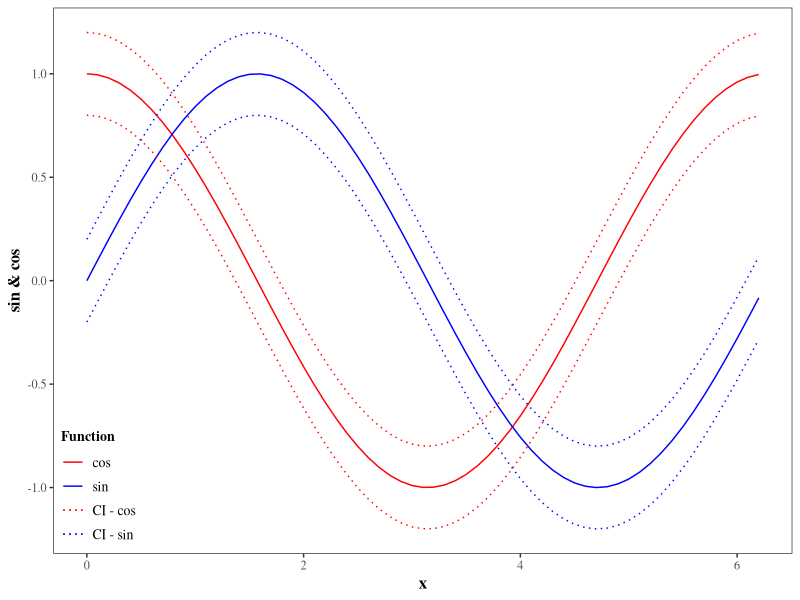
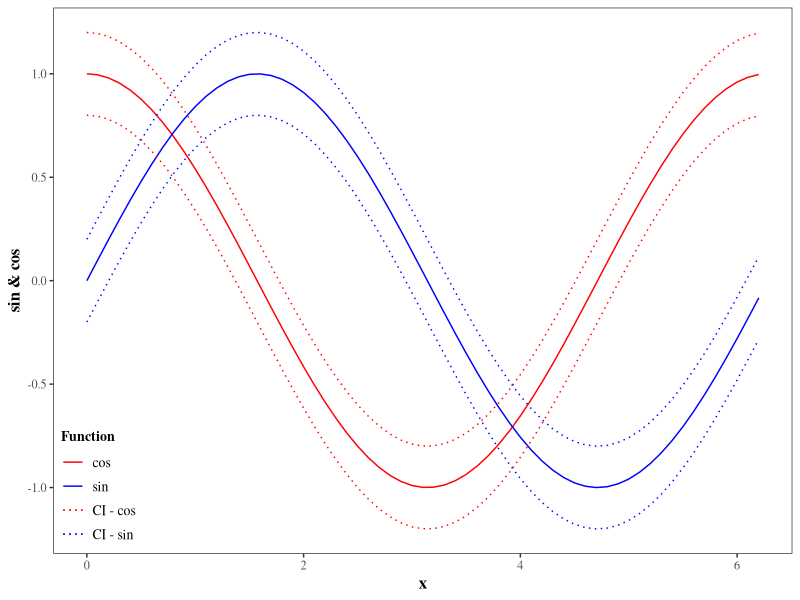

Reproduce these figures in R, in order.
###############################################################################
# ggplot2: confidence lines and set line types manually;
# Also forces representation of CI lines in legend.
###############################################################################

# install.packages("ggplot2")
library(ggplot2)

# =============================================================================
# Create fake data
# =============================================================================
x <- seq(from=0, to=2*pi, by=0.1)
my.data <- data.frame(x        = rep(x,2),
                      sin.cos  = c(sin(x),cos(x)),
                      lowerCI  = c(sin(x),cos(x)) - 0.2,
                      upperCI  = c(sin(x),cos(x)) + 0.2,
                      Function = rep(c("sin","cos"), each=63))

# =============================================================================
# Plot
# =============================================================================
my_plot <- 
  ggplot(my.data, 
         aes(x = x, 
             y = sin.cos)) +
  # add the sin.cos lines
  geom_line(aes(colour = Function)) +
  # add "confidence" lines
  geom_line(aes(y = lowerCI, 
                colour = paste0('CI - ', Function)),
            linetype = 'dotted', 
            lwd=.5) +
  geom_line(aes(y = upperCI, 
                colour = paste0('CI - ', Function)),
            linetype = 'dotted', 
            lwd=.5) +
  # set line color manually; forces also the CI lines to appear in legend
  scale_colour_manual(name = 'Function',
                      breaks = c('cos', 'sin', 'CI - cos', 'CI - sin'),
                      values = c('cos'      = 'red',
                                 'sin'      = 'blue',
                                 'CI - cos' = 'red',
                                 'CI - sin' = 'blue')) +
  # override line type in leged so that CI lines are porperly represented
  guides(colour = guide_legend(override.aes = list(linetype = c(rep('solid', 2), 
                                                                rep('dotted',2))))) +
  # set axis labels
  labs(x = "x", 
       y = "sin & cos") +
  # theme without the default gray ggplot2 backgound
  theme_bw() + 
  # adjust some theme components
  theme(panel.grid = element_blank(), # eliminate default grids
        # set font family for all text within the plot ("serif" should work as "Times New Roman")
        # note that this can be overridden with other adjustment functions below
        text = element_text(family = "serif"),
        # adjust text in X-axis title
        axis.title.x = element_text(size = 12, face = "bold"),
        # adjust text in Y-axis title
        axis.title.y = element_text(size = 12, face = "bold"),
        # adjust legend title appearance
        legend.title = element_text(size = 10, face = "bold"),
        # adjust legend label appearance
        legend.text = element_text(size = 10),
        # don't draw legend box (check element_rect() for borders and backgrounds)
        legend.background = element_blank(),
        # Put lower-left corner of legend box in lower-left corner of graph
        # Note that the numeric position in legend.position below is relative to the entire area, 
        # including titles and labels, not just the plotting area
        legend.justification = c(0,0),
        legend.position = c(0,0))

# Save as png
ggsave(filename = "gallery/colored_confidence_lines.png",
       plot = my_plot, 
       width = 10, height = 8, units = "cm", dpi = 150)
# Save as pdf
ggsave(filename = "gallery/colored_confidence_lines.pdf",
       plot = my_plot, 
       width = 10, height = 8, units = "cm")

# addapted from:
# http://stackoverflow.com/questions/41743356/ggplot2-adding-lines-of-same-color-but-different-type-to-legend